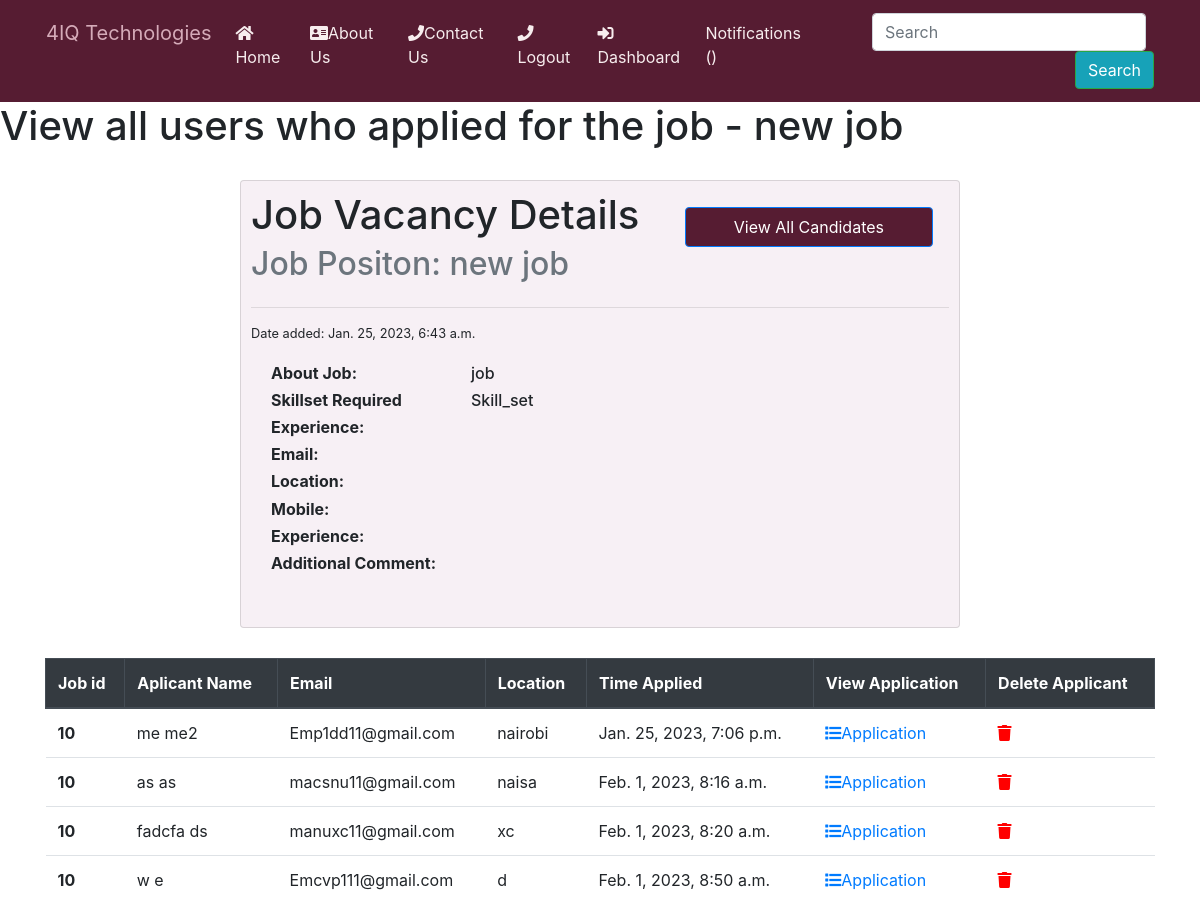
Page /users/job/10/ (signed in) on the earlier database version.
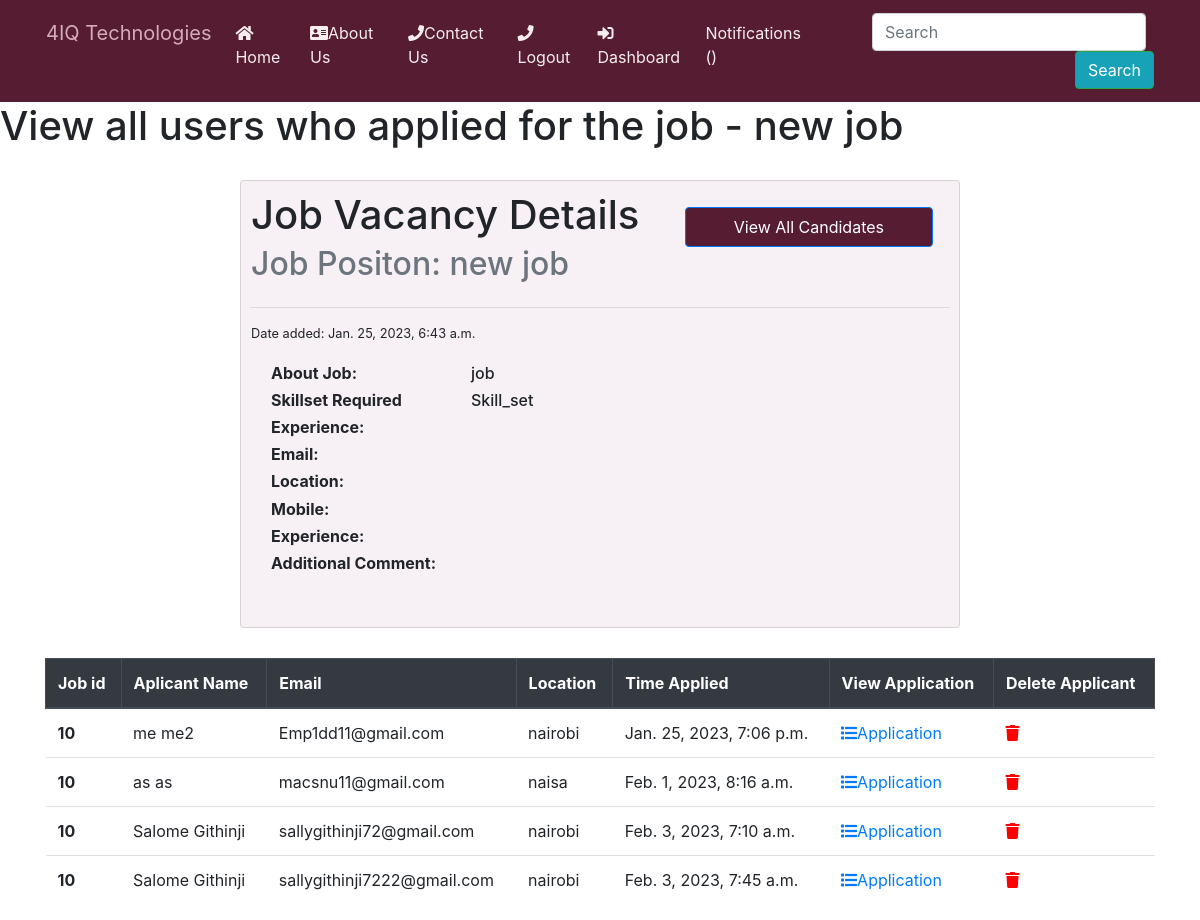
Same page on the later database version.
### job/models.py (models this page shows, shortened)
class Job(models.Model):
    SIZE_1_9 = 'size_1-9'
    SIZE_10_49 = 'size_10-49'
    SIZE_50_99 = 'size_50-99'
    SIZE_100 = 'size_100'
    CHOICES_SIZE = (
        (SIZE_1_9 ,'1-9'),
        (SIZE_10_49 ,'10-49'),
        (SIZE_50_99 ,'50-99'),
        (SIZE_100 ,'100+'),
    )
    title = models.CharField(max_length=50)
    created_at = models.DateTimeField(auto_now_add=True)
    skillset_required = models.TextField(max_length=200)
    about_job = models.TextField(blank=True, null=True)
    experience = models.CharField(max_length=50,null=True)
    salary = models.CharField(max_length=50,null=True)
    deadline = models.CharField(max_length=50,null=True)
    company_name = models.CharField(max_length=255, null=True)
    company_address = models.CharField(max_length=255, blank=True, null=True)
    company_zipcode = models.CharField(max_length=255, blank=True, null=True)
    company_place = models.CharField(max_length=255, blank=True, null=True)
    company_country = models.CharField(max_length=255, blank=True, null=True)
    company_size = models.CharField(max_length=20, choices=CHOICES_SIZE, default=SIZE_1_9)
    created_by = models.ForeignKey(User,
                                   related_name="jobs",
                                   on_delete=models.CASCADE)
    class Meta:
        ordering = ['-created_at']

class Application(models.Model):
    job = models.ForeignKey(Job,
                            related_name='applications',
                             on_delete=models.CASCADE)
    first_name = models.CharField(max_length=200, null=True, blank=True)
    last_name = models.CharField(max_length=200, null=True, blank=True)
    date_of_birth = models.CharField(max_length=20, blank=True, null=True)
    gender = models.CharField(max_length=1,
                              choices=GENDER,
                              blank=False,
                              null=True)
    email = models.EmailField(max_length=70, blank=True, unique=True)
    location = models.CharField(
        max_length=104,
        null=True
    )
    mobile = models.IntegerField(null=True, blank=True)
    education   = models.CharField( max_length=255, null=True, blank=True)
    content = models.TextField()
    experience = models.TextField()
    created_at = models.DateTimeField(auto_now_add=True,null=False)
    created_by = models.ForeignKey(User,
                                   related_name="applications",
                                   on_delete=models.CASCADE)

### users/views.py (the view)
# urls.py: path("job/<int:job_id>/", views.view_dashboard_job, name="view_dashboard_job"),
@login_required
def view_dashboard_job(request, job_id):
   job = get_object_or_404(Job, pk=job_id, created_by=request.user)
   return render (request,'view_dashboard_job.html',{'job': job})

### notification/context_processor.py (called while the page is built)
def notifications(request):
    if request.user.is_authenticated:
        return {
            "notificactions": request.user.notifications.filter(is_read=False)
        }
    else:
        return {"notifications": []}

### users/templates/view_dashboard_job.html (shortened to what this page needs)
{% include 'header.html' %}
<h1 class="title mx-auto">
  View all users who applied for the job - {{ job.title }}
</h1>
<div
  style="margin: 30px; padding: 10px; background-color: #f7f0f5; width: 60%"
  class="card mx-auto"
>
  <div style="display: flex; justify-content: space-between">
    <div>
      <h1 class="card-title">Job Vacancy Details</h1>
      <h2 class="card-subtitle mb-2 text-muted">
        Job Positon: {{ job.title }}
      </h2>
    </div>
    <input
      type="submit"
      value="View All Candidates"
      class="m-3 px-5 btn btn-primary"
      style="background-color: #561c32; height: 40px; position: static"
      id="scroll-down-button"
    />
  </div>
  <hr />
  <small> Date added: {{job.created_at}}</small>
  <div class="card-body">
    <div style="display: flex">
      <h6 style="min-width: 200px; font-weight: bold">About Job:</h6>
      <h6>{{job.about_job}}</h6>
    </div>
    <div style="display: flex">
      <h6 style="min-width: 200px; font-weight: bold">Skillset Required</h6>
      <h6>{{job.skillset_required}}</h6>
    </div>
    <div style="display: flex">
      <h6 style="min-width: 200px; font-weight: bold">Experience:</h6>
    </div>
    <div style="display: flex">
      <h6 style="min-width: 200px; font-weight: bold">Email:</h6>
    </div>
    <div style="display: flex">
      <h6 style="min-width: 200px; font-weight: bold">Location:</h6>
    </div>
    <div style="display: flex">
      <h6 style="min-width: 200px; font-weight: bold">Mobile:</h6>
    </div>
    <div style="display: flex">
      <h6 style="min-width: 200px; font-weight: bold">Experience:</h6>
    </div>
    <div style="display: flex">
      <h6 style="width: 200px; word-wrap: normal; font-weight: bold">
        Additional Comment:
      </h6>
    </div>
  </div>
</div>
<div class="container">
  <table class="table">
    <thead class="thead-dark table-striped table-bordered">
      <tr>
        <th scope="col">Job id</th>
        <th scope="col">Aplicant Name</th>
        <th scope="col">Email</th>
        <th scope="col">Location</th>
        <th scope="col">Time Applied</th>
        <th scope="col">View Application</th>
        <th scope="col">Delete Applicant</th>
      </tr>
    </thead>
    <tbody>
      {% for application in job.applications.all %}
      <tr>
        <th>{{ job.id }}</th>
        <td>{{application.first_name}} {{application.last_name}}</td>
        <td>{{application.email}}</td>
        <td>{{application.location}}</td>
        <td>{{application.created_at}}</td>
        <td>
          <a href="{% url 'users:view_application' application.id %}"
            ><i class="fas fa-list"></i>Application</a
          >
        </td>
        <td style="color: red"><i class="fas fa-trash"></i></td>
      </tr>
      {% empty %}
      <p>no user applied for the job</p>
      {% endfor %}
    </tbody>
  </table>
</div>

Differences in the rows shown:
removed Application: {{ job.id }} "10", first_name "fadcfa", last_name "ds", email "manuxc11@gmail.com", location "xc", created_at "Feb. 1, 2023, 8:20 a.m."
removed Application: {{ job.id }} "10", first_name "w", last_name "e", email "Emcvp111@gmail.com", location "d", created_at "Feb. 1, 2023, 8:50 a.m."
added Application: {{ job.id }} "10", first_name "Salome", last_name "Githinji", email "sallygithinji72@gmail.com", location "nairobi", created_at "Feb. 3, 2023, 7:10 a.m."
added Application: {{ job.id }} "10", first_name "Salome", last_name "Githinji", email "sallygithinji7222@gmail.com", location "nairobi", created_at "Feb. 3, 2023, 7:45 a.m."
